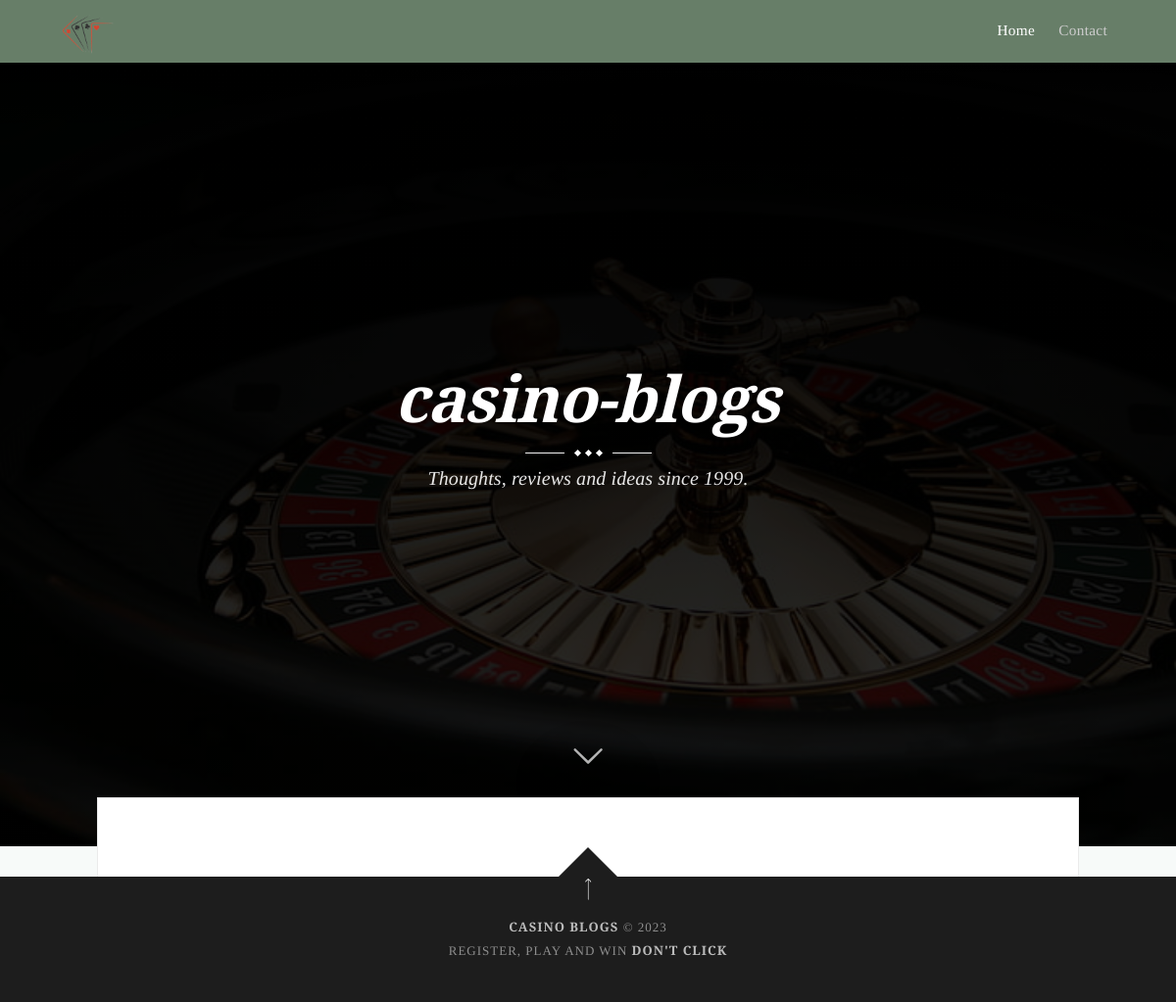
Before: / with the older database file.
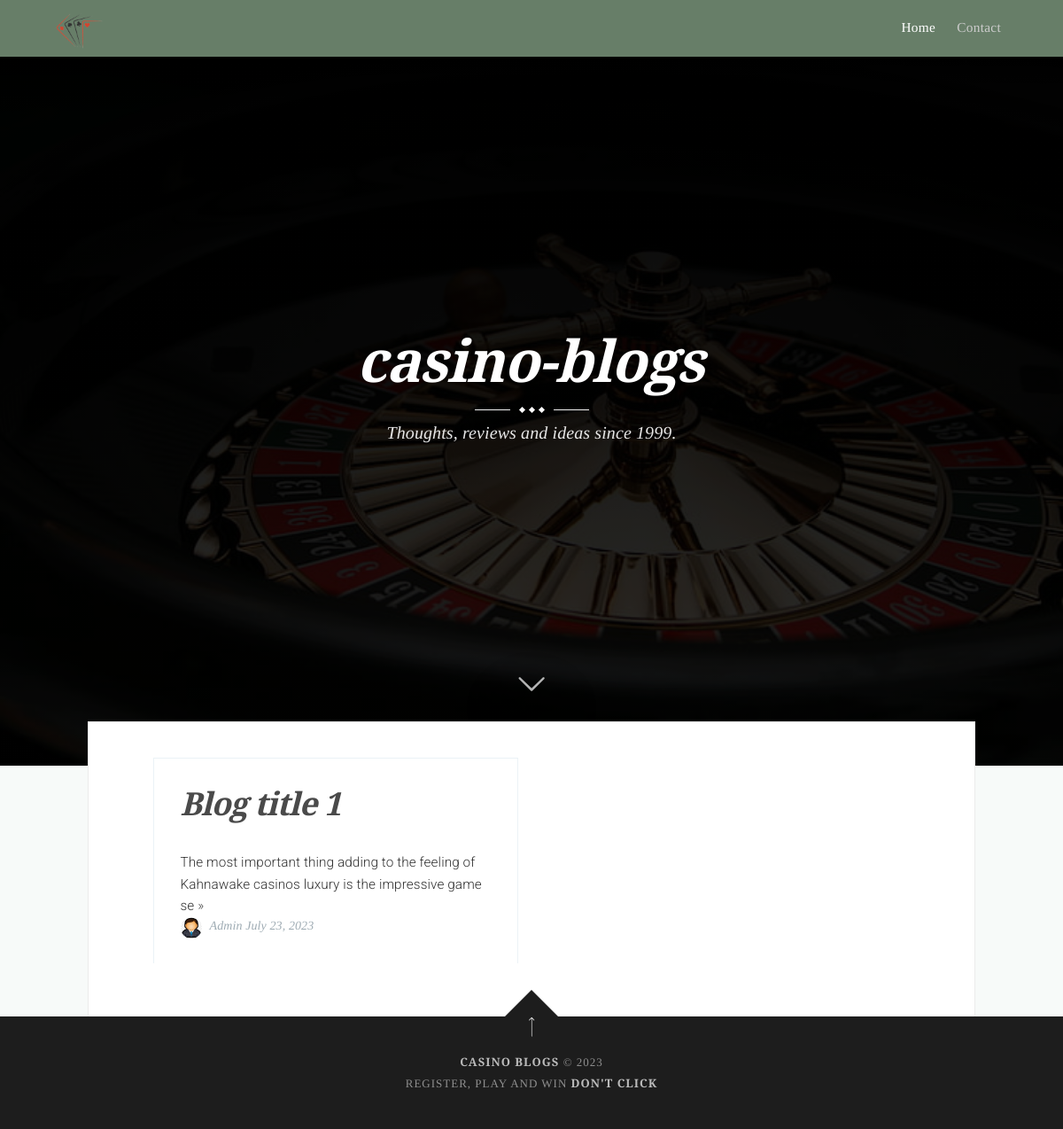
After: the same page with the newer database file.
### casinoblogapp/models.py (models this page shows, shortened)
class Blog(models.Model):
    title = models.CharField(max_length=100)
    body = models.TextField()
    created_at = models.DateField(default=datetime.utcnow())

### casinoblogapp/views.py (the view)
# urls.py: 2. Add a URL to urlpatterns:  path('', views.home, name='home')
def home(request):
    blogs = Blog.objects.all()[0:9]
    context = {
        'blogs':blogs
    }
    return render(request, 'home.html', context)

### templates/home.html (shortened to what this page needs)
{% extends 'base.html' %}
{% load static %}
{% block body %}
<header class="main-header " style="background-image: linear-gradient(rgba(0,0,0,1.75), rgba(0,0,0,0.75)), url(static/assets/img/intro.jpg);">
    <div class="vertical">
        <div class="main-header-content inner">
            <h1 class="page-title">casino-blogs</h1>
            <div class="entry-title-divider">
                <span></span><span></span><span></span>
            </div>
            <h2 class="page-description">Thoughts, reviews and ideas since 1999.</h2>
        </div>
    </div>
    <a class="scroll-down icon-arrow-left" href="#content" data-offset="-45"><span class="hidden">Scroll Down</span></a>
</header>
<main id="content" class="content" role="main">
    <div class="wraps">
        <div class="grid">
            {% for blog in blogs %}
            <div class="grid-item">
                <article class="post">
                    <div class="wrapgriditem">
                        <header class="post-header">
                            <h2 class="post-title"><a href="/blog/{{ blog.title }}">{{ blog.title }}</a></h2>
                        </header>
                        <section class="post-excerpt">
                            <p>
                                {{ blog.body | slice:":100" }} <a class="read-more" href="/retro-is-the-new-modern/">&raquo;</a>
                            </p>
                        </section>
                        <footer class="post-meta">
                            <img class="author-thumb" src="{% static 'assets/img/admin.png' %}" alt="David" nopin="nopin"/>
                            <a href="author.html">Admin</a>
                            <time class="post-date" datetime="2016-12-18">{{ blog.created_at }}</time>
                        </footer>
                    </div>
                </article>
            </div>
            {% endfor %}
        </div>
    </div>
</main>
{% endblock body %}

### templates/base.html (shortened to what this page needs)
{% load static %}
<!DOCTYPE html>
<html>
<head>
<link rel="stylesheet" type="text/css" href="{% static 'assets/css/screen.css' %}"/>
</head>
<body class="post-template home-template author-template">
    <div class="site-wrapper">
        <nav class="main-nav overlay clearfix">
            <a class="blog-logo" id="logo-site" href="/"><img style="max-height:60px" src="{% static 'assets/img/logobg.png' %}" alt="casino blogs"/></a>
            <ul id="menu">
                <li class="nav-home nav-current" role="presentation"><a href="/">Home</a></li>
                <li class="nav-author-page" role="presentation"><a href="/contact">Contact</a></li>
            </ul>
            </nav>
            {% block body %}{% endblock body %}
        <footer class="site-footer clearfix">
            <a href="#top" id="back-to-top" class="back-top"></a>
            <div class="text-center">
                <a href="/">Casino Blogs</a> &copy; 2023<br/>
                Register, play and win <a target="_blank" href="https://www.stake.com/?c=6dcJaV5q">Don't click</a>
            </div>
        </footer>
    </div>
</body>
</html>

Changed rows visible on the page:
added Blog: title "Blog title 1", body "The most important thing adding to the feeling of Kahnawake casinos luxury is the impressive game se", created_at "July 23, 2023"
